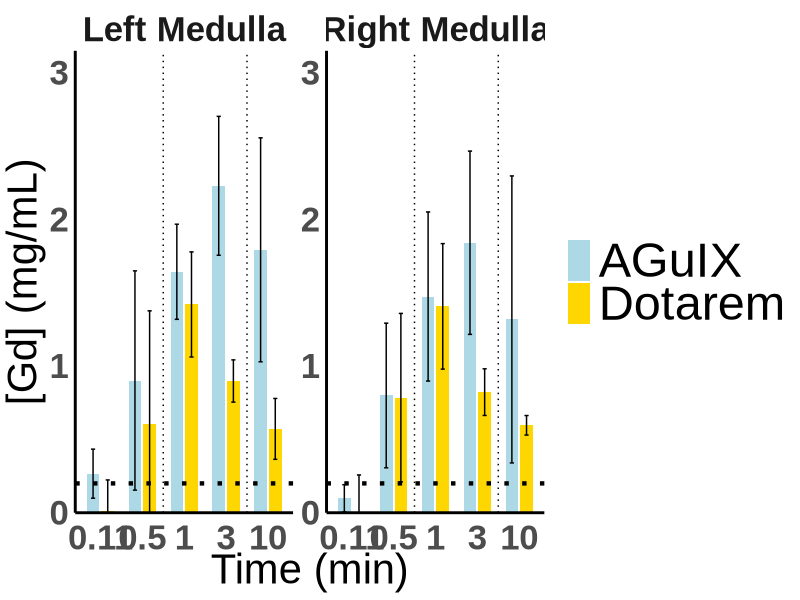
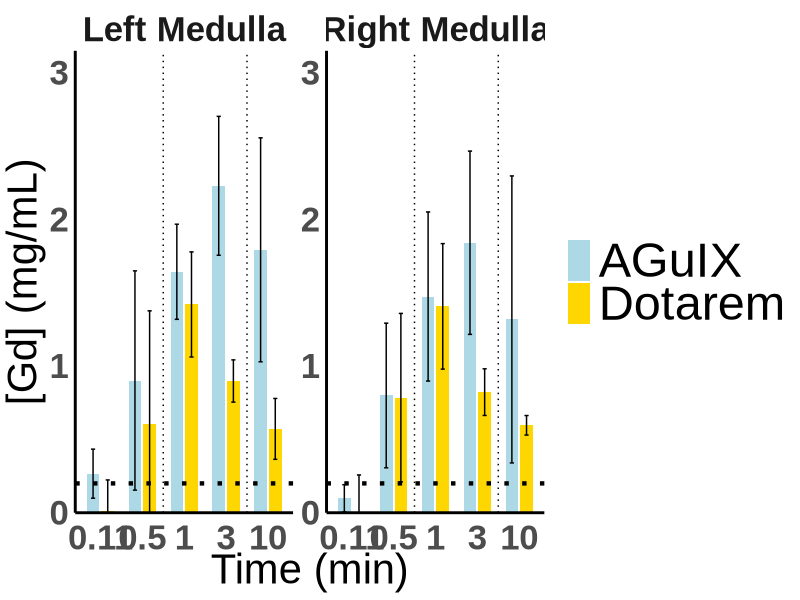

Recreate these plots in R, in order.
library(ggplot2)
library(dplyr)
library(tidyr)

# Define the corrected data without timepoint 1
time_points <- c(0.11, 0.5, 1, 3, 10)

# Left Medulla Data
Left_Medulla_data <- data.frame(
  Time = factor(time_points, levels = time_points),
  AGuIX = c(0.26647186,
            0.901580012,
            1.643271833,
            2.22928,
            1.792824433
  ),
  Dotarem = c(0.011172301,
              0.601878747,
              1.420305233,
              0.898271725,
              0.571721262
  )
)

left_medulla_aguix_error <- c(0.16721566,
                              0.747545311,
                              0.324227098,
                              0.473546056,
                              0.763614168
)
left_medulla_dotarem_error <- c(0.212532326,
                                0.774829515,
                                0.358336606,
                                0.143986256,
                                0.207530372
)

# Right Medulla Data
Right_Medulla_data <- data.frame(
  Time = factor(time_points, levels = time_points),
  AGuIX = c(0.09899994,
            0.799509567,
            1.4743117,
            1.841082667,
            1.318230183
  ),
  Dotarem = c(-0.043306187,
              0.784826417,
              1.407206803,
              0.822386309,
              0.596176736
  )
)

right_medulla_aguix_error <- c(0.092490269,
                               0.493119386,
                               0.576624869,
                               0.624847362,
                               0.978550689
)
right_medulla_dotarem_error <- c(0.300871183,
                                 0.574242152,
                                 0.428026287,
                                 0.159262949,
                                 0.066558448
)

# Add an index to each row before reshaping
Left_Medulla_data <- Left_Medulla_data %>% mutate(Index = row_number())
Right_Medulla_data <- Right_Medulla_data %>% mutate(Index = row_number())

# Reshape data
Left_Medulla_long <- Left_Medulla_data %>%
  pivot_longer(cols = c(AGuIX, Dotarem), names_to = "Agent", values_to = "Signal") %>%
  mutate(
    Error = ifelse(Agent == "AGuIX", left_medulla_aguix_error[Index], left_medulla_dotarem_error[Index])
  ) %>%
  select(-Index)

Right_Medulla_long <- Right_Medulla_data %>%
  pivot_longer(cols = c(AGuIX, Dotarem), names_to = "Agent", values_to = "Signal") %>%
  mutate(
    Error = ifelse(Agent == "AGuIX", right_medulla_aguix_error[Index], right_medulla_dotarem_error[Index])
  ) %>%
  select(-Index)

# Combine datasets
combined_data_medulla <- bind_rows(Left_Medulla_long, Right_Medulla_long) %>%
  mutate(Location = rep(c("Left Medulla", "Right Medulla"), each = 10))

# Define font sizes
font_family <- "Arial"
font_size_title <- 35
font_size_axis_title <- 30
font_size_text <- 25
font_size_facet <- 25

# Plot
gg_medulla <- ggplot(combined_data_medulla, aes(x = Time, y = Signal, fill = Agent)) +
  geom_bar(stat = "identity", position = position_dodge(width = 0.7), width = 0.6) +
  geom_errorbar(aes(ymin = pmax(Signal - Error, 0.0), ymax = Signal + Error), width = 0.2, position = position_dodge(width = 0.7)) +
  scale_fill_manual(values = c("AGuIX" = "lightblue", "Dotarem" = "gold")) +
  facet_wrap(~Location, scales = "free_y") +
  labs(x = "Time (min)", y = "[Gd] (mg/mL)") +
  theme_minimal() +
  theme(
    text = element_text(family = font_family),
    plot.title = element_text(size = font_size_title, face = "bold", hjust = 0.5),
    axis.title = element_text(size = font_size_axis_title),
    axis.title.y = element_text(size = font_size_axis_title, vjust = 1.0),
    axis.text = element_text(size = font_size_text, face = "bold"),
    axis.text.x = element_text(vjust = 0.15),
    axis.text.y = element_text(hjust = 0.15),
    legend.title = element_blank(),
    legend.text = element_text(size = 35),
    panel.grid.major = element_blank(),
    panel.grid.minor = element_blank(),
    strip.text = element_text(size = font_size_facet, face = "bold"),
    axis.line = element_line(color = "black", size = 1)
  ) +
  scale_y_continuous(expand = expansion(mult = c(0, 0.05)), limits = function(x) c(0, 3)) +
  geom_vline(xintercept = c(2.5, 4.5), linetype = "dotted", color = "black") +
  geom_hline(yintercept = 0.2, linetype = "dotted", color = "black", size = 1.5)

print(gg_medulla)

ggsave("output_plot_medulla.png", plot = gg_medulla, width = 9000, height = 2500, units = "px")
